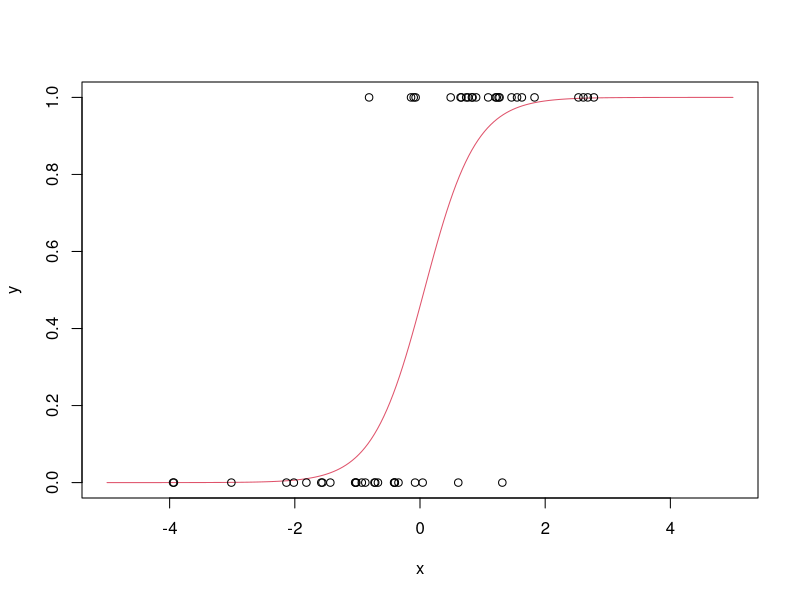
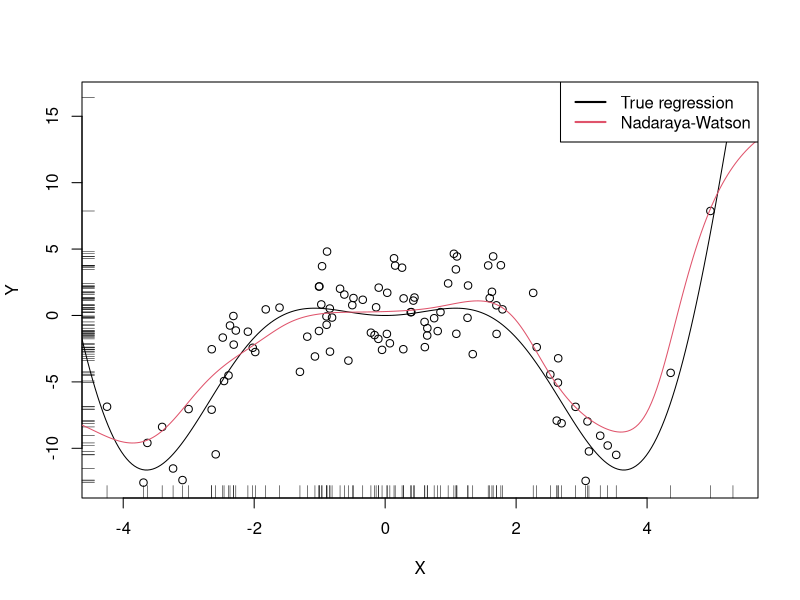

The R script that drew these images, in order: (Note: this script raises an error after producing the figures.)

## -----------------------------------------------------------------------------
## Name: 03-reg.R
## Description: Script for Chapter 3 of "A Short Course on Nonparametric Curve Estimation"
## Link: https://egarpor.github.io/NP-EAFIT
## License: https://creativecommons.org/licenses/by-nc-nd/4.0/
## Author: Eduardo García-Portugués
## -----------------------------------------------------------------------------

## ----lm-----------------------------------------------------------------------
# Create the data employed in Figure 3.1

# Generates 50 points from a N(0, 1): predictors and error
set.seed(34567)
x1 <- rnorm(50)
x2 <- rnorm(50)
x3 <- x1 + rnorm(50, sd = 0.05) # Make variables dependent
eps <- rnorm(50)

# Responses
yLin <- -0.5 + 0.5 * x1 + 0.5 * x2 + eps
yQua <- -0.5 + x1^2 + 0.5 * x2 + eps
yExp <- -0.5 + 0.5 * exp(x2) + x3 + eps

# Data
dataAnimation <- data.frame(x1 = x1, x2 = x2, yLin = yLin,
                            yQua = yQua, yExp = yExp)

# Call lm
# lm employs formula = response ~ predictor1 + predictor2 + ...
# (names according to the data frame names) for denoting the regression
# to be done
mod <- lm(yLin ~ x1 + x2, data = dataAnimation)
summary(mod)

# mod is a list with a lot of information
# str(mod) # Long output

# Coefficients
mod$coefficients

# Application of formula (3.4)

# Matrix X
X <- cbind(1, x1, x2)

# Vector Y
Y <- yLin

# Coefficients
beta <- solve(t(X) %*% X) %*% t(X) %*% Y
beta








## ----glm-1--------------------------------------------------------------------
# Create the data employed in Figure 3.4

# Data
set.seed(34567)
x <- rnorm(50, sd = 1.5)
y1 <- -0.5 + 3 * x
y2 <- 0.5 - 2 * x
y3 <- -2 + 5 * x
y1 <- rbinom(50, size = 1, prob = 1 / (1 + exp(-y1)))
y2 <- rbinom(50, size = 1, prob = 1 / (1 + exp(-y2)))
y3 <- rbinom(50, size = 1, prob = 1 / (1 + exp(-y3)))

# Data
dataMle <- data.frame(x = x, y1 = y1, y2 = y2, y3 = y3)


## ----glm-2--------------------------------------------------------------------
# Call glm
# glm employs formula = response ~ predictor1 + predictor2 + ...
# (names according to the data frame names) for denoting the regression
# to be done. We need to specify family = "binomial" to make a
# logistic regression
mod <- glm(y1 ~ x, family = "binomial", data = dataMle)
summary(mod)

# mod is a list with a lot of information
# str(mod) # Long output

# Coefficients
mod$coefficients

# Plot the fitted regression curve
xGrid <- seq(-5, 5, l = 200)
yGrid <- 1 / (1 + exp(-(mod$coefficients[1] + mod$coefficients[2] * xGrid)))
plot(xGrid, yGrid, type = "l", col = 2, xlab = "x", ylab = "y")
points(x, y1)


## ----nw-1---------------------------------------------------------------------
# Nadaraya--Watson
mNW <- function(x, X, Y, h, K = dnorm) {

  # Arguments
  # x: evaluation points
  # X: vector (size n) with the predictors
  # Y: vector (size n) with the response variable
  # h: bandwidth
  # K: kernel

  # Matrix of size n x length(x)
  Kx <- sapply(X, function(Xi) K((x - Xi) / h) / h)

  # Weights
  W <- Kx / rowSums(Kx) # Column recycling!

  # Means at x ("drop" to drop the matrix attributes)
  drop(W %*% Y)

}

# Generate some data to test the implementation
set.seed(12345)
n <- 100
eps <- rnorm(n, sd = 2)
m <- function(x) x^2 * cos(x)
X <- rnorm(n, sd = 2)
Y <- m(X) + eps
xGrid <- seq(-10, 10, l = 500)

# Bandwidth
h <- 0.5

# Plot data
plot(X, Y)
rug(X, side = 1); rug(Y, side = 2)
lines(xGrid, m(xGrid), col = 1)
lines(xGrid, mNW(x = xGrid, X = X, Y = Y, h = h), col = 2)
legend("topright", legend = c("True regression", "Nadaraya-Watson"),
       lwd = 2, col = 1:2)


## ----nw-2, eval = FALSE-------------------------------------------------------
# # Simple plot of N-W for varying h's
# manipulate({
# 
#   # Plot data
#   plot(X, Y)
#   rug(X, side = 1); rug(Y, side = 2)
#   lines(xGrid, m(xGrid), col = 1)
#   lines(xGrid, mNW(x = xGrid, X = X, Y = Y, h = h), col = 2)
#   legend("topright", legend = c("True regression", "Nadaraya-Watson"),
#          lwd = 2, col = 1:2)
# 
# }, h = slider(min = 0.01, max = 2, initial = 0.5, step = 0.01))
# 




## ----loc-1--------------------------------------------------------------------
# Generate some data to test the implementation
set.seed(123456)
n <- 100
eps <- rnorm(n, sd = 2)
m <- function(x) x^3 * sin(x)
X <- rnorm(n, sd = 1.5)
Y <- m(X) + eps
xGrid <- seq(-10, 10, l = 500)

# Bandwidth
h <- 0.25
lp0 <- locpoly(x = X, y = Y, bandwidth = h, degree = 0, range.x = c(-10, 10),
               gridsize = 500)
lp1 <- locpoly(x = X, y = Y, bandwidth = h, degree = 1, range.x = c(-10, 10),
               gridsize = 500)

# Plot data
plot(X, Y)
rug(X, side = 1); rug(Y, side = 2)
lines(xGrid, m(xGrid), col = 1)
lines(lp0$x, lp0$y, col = 2)
lines(lp1$x, lp1$y, col = 3)
legend("bottom", legend = c("True regression", "Local constant",
                         "Local linear"),
       lwd = 2, col = 1:3)


## ----loc-2, eval = FALSE------------------------------------------------------
# # Simple plot of local polynomials for varying h's
# manipulate({
# 
#   # Plot data
#   lpp <- locpoly(x = X, y = Y, bandwidth = h, degree = p, range.x = c(-10, 10),
#                  gridsize = 500)
#   plot(X, Y)
#   rug(X, side = 1); rug(Y, side = 2)
#   lines(xGrid, m(xGrid), col = 1)
#   lines(lpp$x, lpp$y, col = p + 2)
#   legend("bottom", legend = c("True regression", "Local polynomial fit"),
#          lwd = 2, col = c(1, p + 2))
# 
# }, h = slider(min = 0.01, max = 2, initial = 0.5, step = 0.01),
# p = slider(min = 0, max = 4, initial = 0, step = 1))
# 


## ----badh---------------------------------------------------------------------
# Grid for representing (3.22)
hGrid <- seq(0.1, 1, l = 200)^2
error <- sapply(hGrid, function(h)
  mean((Y - mNW(x = X, X = X, Y = Y, h = h))^2))

# Error curve
plot(hGrid, error, type = "l")
rug(hGrid)
abline(v = hGrid[which.min(error)], col = 2)


## ----nw-cv--------------------------------------------------------------------
# Generate some data to test the implementation
set.seed(12345)
n <- 100
eps <- rnorm(n, sd = 2)
m <- function(x) x^2 + sin(x)
X <- rnorm(n, sd = 1.5)
Y <- m(X) + eps
xGrid <- seq(-10, 10, l = 500)

# Objective function
cvNW <- function(X, Y, h, K = dnorm) {
  	sum(((Y - mNW(x = X, X = X, Y = Y, h = h, K = K)) /
  	       (1 - K(0) / colSums(K(outer(X, X, "-") / h))))^2)
}

# Find optimum CV bandwidth, with sensible grid
bw.cv.grid <- function(X, Y,
                       h.grid = diff(range(X)) * (seq(0.1, 1, l = 200))^2,
                       K = dnorm, plot.cv = FALSE) {
	obj <- sapply(h.grid, function(h) cvNW(X = X, Y = Y, h = h, K = K))
  h <- h.grid[which.min(obj)]
  if (plot.cv) {
    plot(h.grid, obj, type = "o")
    rug(h.grid)
    abline(v = h, col = 2, lwd = 2)
  }
  h
}

# Bandwidth
h <- bw.cv.grid(X = X, Y = Y, plot.cv = TRUE)
h

# Plot result
plot(X, Y)
rug(X, side = 1); rug(Y, side = 2)
lines(xGrid, m(xGrid), col = 1)
lines(xGrid, mNW(x = xGrid, X = X, Y = Y, h = h), col = 2)
legend("topright", legend = c("True regression", "Nadaraya-Watson"),
       lwd = 2, col = 1:2)




## ----loclog-------------------------------------------------------------------
# Simulate some data
n <- 200
logistic <- function(x) 1 / (1 + exp(-x))
p <- function(x) logistic(1 - 3 * sin(x))
set.seed(123456)
X <- runif(n = n, -3, 3)
Y <- rbinom(n = n, size = 1, prob = p(X))

# Set bandwidth and evaluation grid
h <- 0.25
x <- seq(-3, 3, l = 501)

# Optimize the weighted log-likelihood through glm's built in procedure
suppressWarnings(
  fitGlm <- sapply(x, function(x) {
    K <- dnorm(x = x, mean = X, sd = h)
    glm.fit(x = cbind(1, X - x), y = Y, weights = K,
            family = binomial())$coefficients[1]
  })
)

# Optimize the weighted log-likelihood explicitly
suppressWarnings(
  fitNlm <- sapply(x, function(x) {
    K <- dnorm(x = x, mean = X, sd = h)
    nlm(f = function(beta) {
      -sum(K * (Y * (beta[1] + beta[2] * (X - x)) -
                  log(1 + exp(beta[1] + beta[2] * (X - x)))))
      }, p = c(0, 0))$estimate[1]
  })
)

# Using locfit
# Bandwidth cannot be controlled explicitly - only through nn in ?lp
library(locfit)
fitLocfit <- locfit(Y ~ lp(X, deg = 1, nn = 0.25), family = "binomial",
                    kern = "gauss")

# Compare fits
plot(x, p(x), ylim = c(0, 1.5), type = "l", lwd = 2)
lines(x, logistic(fitGlm), col = 2)
lines(x,logistic(fitNlm), col = 3, lty = 2)
plot(fitLocfit, add = TRUE, col = 4)
legend("topright", legend = c("p(x)", "glm", "nlm", "locfit"), lwd = 2,
       col = c(1, 2, 3, 4), lty = c(1, 1, 2, 1))


## ----loclog-cv----------------------------------------------------------------
# Exact LCV - recall that we *maximize* the LCV!
h <- seq(0.1, 2, by = 0.1)
suppressWarnings(
  LCV <- sapply(h, function(h) {
  sum(sapply(1:n, function(i) {
    K <- dnorm(x = X[i], mean = X[-i], sd = h)
    nlm(f = function(beta) {
      -sum(K * (Y[-i] * (beta[1] + beta[2] * (X[-i] - X[i])) -
                  log(1 + exp(beta[1] + beta[2] * (X[-i] - X[i])))))
      }, p = c(0, 0))$minimum
    }))
  })
)
plot(h, LCV, type = "o")
abline(v = h[which.max(LCV)], col = 2)
